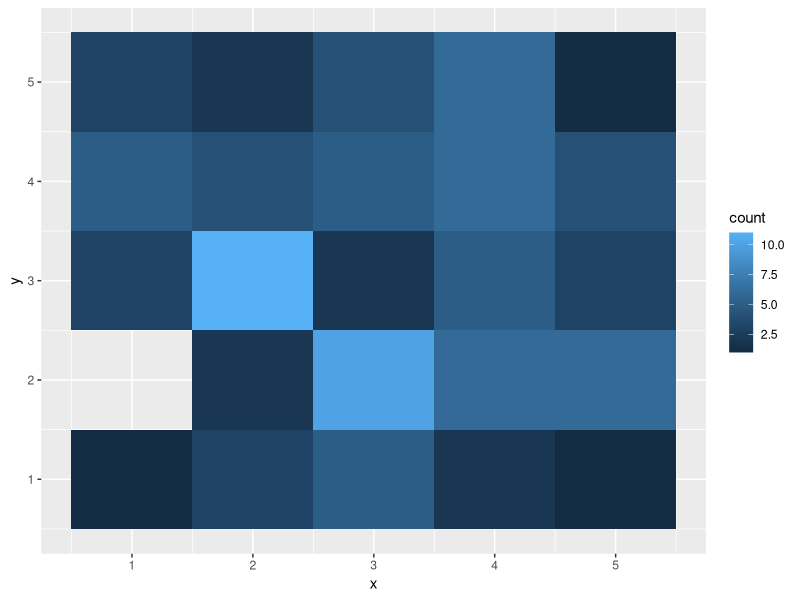

Write the R code that produced this figure.
# Plot a binned scatterplot for discrete ordinal variables 
#   (e.g., Likert scale responses)
# Usual plots for categorical variables (e.g., mosaic plot) are not suitable
#   for likert scales in which the data are usually treated as 
#   discrete numbers, rather than just different categories.

# Generate the random data for illustration
set.seed(431432)
x <- round(runif(100,1,5))
y <- round(runif(100,1,5))
xy.data <- data.frame(x,y)

library(ggplot2)

# Assuming the values are integers, set the scale such that each cell is at 
# the intersection of the values of x and y
xv <- sort(unique(x))
yv <- sort(unique(y))
xv <- c(xv,max(xv)+1) - .5
yv <- c(yv,max(yv)+1) - .5
# The graph
xy.binned <- ggplot(xy.data,aes(x,y))
xy.binned + stat_bin2d(breaks=list(x=xv,y=yv))
